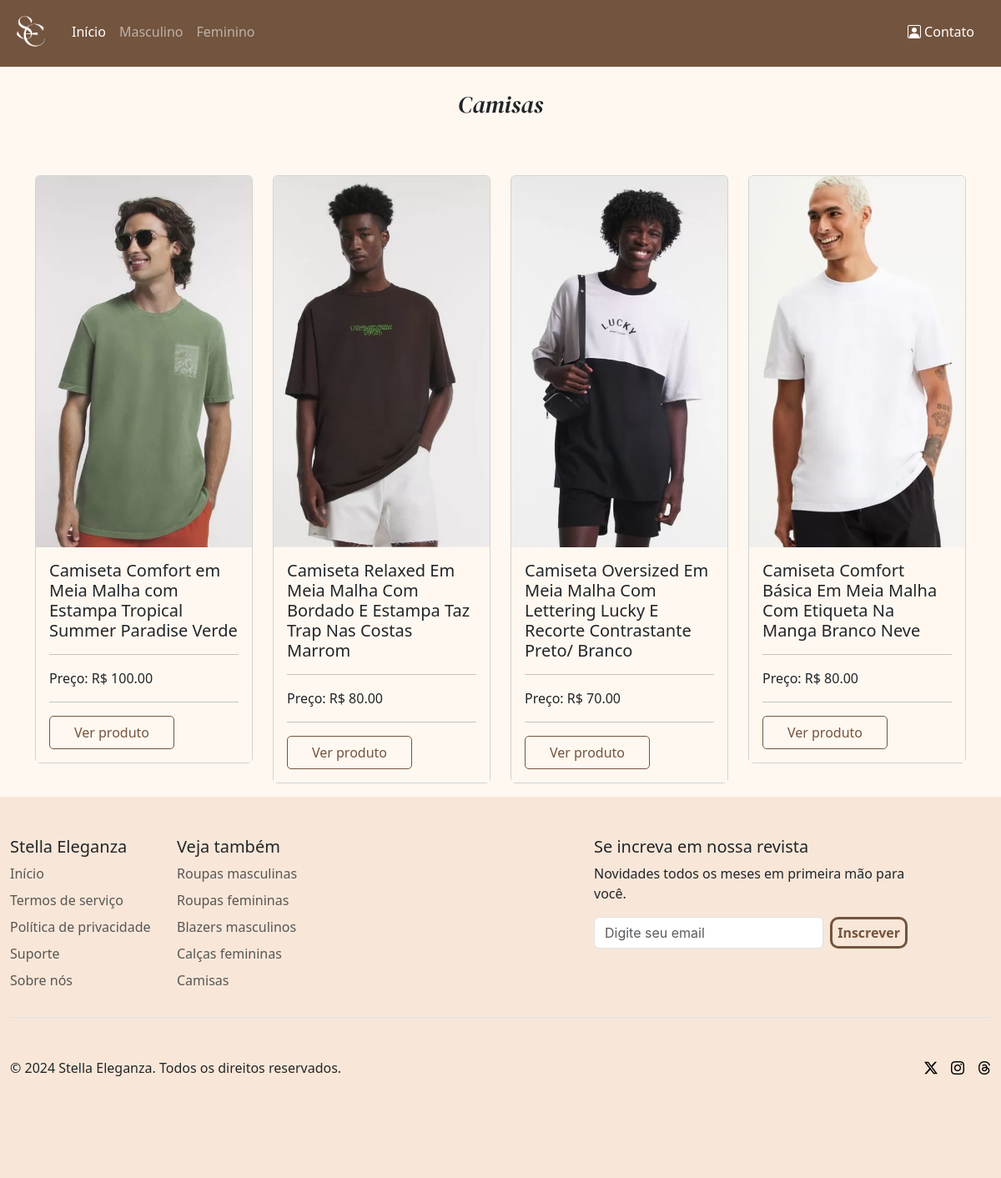
The page /camisas.php on the database its author committed.
### tables this page shows
CREATE TABLE `produto` (
  `idproduto` int(10) unsigned NOT NULL AUTO_INCREMENT,
  `idsexo` int(10) unsigned NOT NULL,
  `nomeProduto` varchar(250) NOT NULL DEFAULT '',
  `tipo` varchar(50) NOT NULL DEFAULT '',
  `nomeFoto` varchar(200) NOT NULL DEFAULT '',
  `valor` varchar(45) NOT NULL DEFAULT '',
  `marca` varchar(45) NOT NULL DEFAULT '',
  `cor` varchar(45) NOT NULL DEFAULT '',
  `tamanho` varchar(10) NOT NULL DEFAULT '0',
  `telainicial` varchar(4) NOT NULL DEFAULT '',
  `posicao` varchar(4) DEFAULT NULL,
  `cadastro` datetime NOT NULL,
  `ativo` char(1) NOT NULL DEFAULT 'A',
  `alteracao` timestamp NOT NULL DEFAULT current_timestamp() ON UPDATE current_timestamp(),
  PRIMARY KEY (`idproduto`)
);

### func/funcoes.php (called while the page is built, shortened)
<?php
function listarTabela($campos, $tabela)
{
    $conn = conectar();
    try {
        $conn->beginTransaction();
        $sqlListaTabelas = $conn->prepare("SELECT $campos FROM $tabela");
        $sqlListaTabelas->execute();
        $conn->commit();
        if ($sqlListaTabelas->rowCount() > 0) {
            return $sqlListaTabelas->fetchAll(PDO::FETCH_OBJ);
        }
        return False;
    } catch (PDOException $e) {
        echo 'Exception -> ';
        return ($e->getMessage());
        $conn->rollback();
    }
}

### camisas.php (the view, shortened to what this page needs)
<?php
include_once("func/funcoes.php");
?>
<!doctype html>
<html lang="pt-br">
<head>
    <link rel="stylesheet" href="./css/style.css">
    <link href="https://cdn.jsdelivr.net/npm/bootstrap@5.3.3/dist/css/bootstrap.min.css" rel="stylesheet"
>
    <link rel="stylesheet" type="text/css"
          href="https://cdnjs.cloudflare.com/ajax/libs/MaterialDesign-Webfont/7.0.96/css/materialdesignicons.min.css">
    <link rel="stylesheet" href="https://cdn.jsdelivr.net/npm/bootstrap-icons@1.11.3/font/bootstrap-icons.min.css">
    <link rel="stylesheet" type="text/css" href="https://cdn.jsdelivr.net/npm/toastify-js/src/toastify.min.css">
</head>
<body class="quasebranco">
<?php include_once('navbar.php') ?>
<div class="container mt-4">
    <div class="text-center fs-3 secao">
        Camisas
    </div>
    <div class="row mt-5 mb-3">
        <?php
        $roupas = listarTabela('*', 'produto');
        foreach ($roupas as $masc) {
            $sexo = $masc->idsexo;
            $tipo = $masc->tipo;
            if ($sexo === 2 && $tipo === 'camisa') {
                $foto = $masc->nomeFoto;
                $nome = $masc->nomeProduto;
                $preco = $masc->valor;
                ?>
                <div class="col-lg-3 col-6 mt-3">
                    <div class="card quasebranco pointer">
                        <img src="./img/roupas/masculino/<?php echo $foto ?>" class="card-img-top"
                             alt="<?php echo $nome ?>" title="<?php echo $nome ?>">
                        <div class="card-body quasebranco minHeightCard">
                            <h5 class="card-title"><?php echo $nome ?></h5>
                            <hr>
                            <div class="d-flex align-items-center">
                                <div>Preço: R$  </div> <div><?php echo $preco?></div>
                            </div>
                            <hr>
                            <div>
                                <form action="produto.php" method="get">
                                    <button type="submit" class="btnVerProduto">Ver produto</button>
                                </form>
                            </div>
                        </div>
                    </div>
                </div>
                <?php
            }
        }
        ?>
    </div>
</div>
<?php include_once('footer.php') ?>
</body>
</html>

### css/style.css (style rules this page uses)
body { margin: 0; padding: 0; }
::placeholder { font-family: -apple-system, BlinkMacSystemFont, 'Segoe UI', Roboto, Oxygen, Ubuntu, Cantarell, 'Open Sans', 'Helvetica Neue', sans-serif; }
.quasebranco { background-color: #fff8f0; }
.pointer { cursor: pointer; }
.minHeightCard { min-height: 150px; }
.secao { font-family: "DM Serif Display", serif; font-weight: 400; font-style: italic; }
.btnVerProduto { width: 150px; height: 40px; border: 1px solid #73543e; color: #73543e; background: transparent; border-radius: 5px; }

### rows shown on the page
produto: nomeFoto (picture), nomeProduto "Camiseta Comfort em Meia Malha com Estampa Tropical Summer Paradise Verde", valor "100.00"
produto: nomeFoto (picture), nomeProduto "Camiseta Relaxed Em Meia Malha Com Bordado E Estampa Taz Trap Nas Costas Marrom", valor "80.00"
produto: nomeFoto (picture), nomeProduto "Camiseta Oversized Em Meia Malha Com Lettering Lucky E Recorte Contrastante Preto/ Branco", valor "70.00"
produto: nomeFoto (picture), nomeProduto "Camiseta Comfort Básica Em Meia Malha Com Etiqueta Na Manga Branco Neve", valor "80.00"
